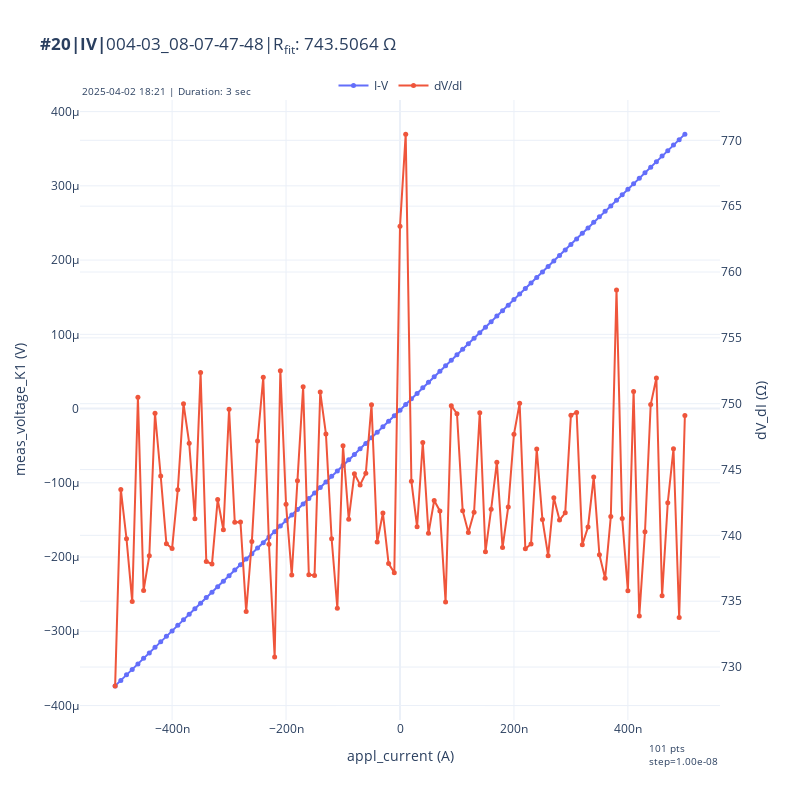

The code cell stored with this chart in its notebook:
### Code cell
I = 0.5e-6
# I = 10e-9
appl_current(-I)
K2440.output(1)
sleep(1)

exp = qc.new_experiment('IV', sample_name='004-03_08-07-47-48')
# exp = qc.new_experiment('IV', sample_name=f'002-01_20-21-31-32@({Mag_x*1e3:.2f},{Mag_y*1e3:.2f},{Mag_z*1e3:.2f})mT')

dataid = do1d(appl_current, -I, I, 101, 0.01,meas_voltage_K1,)
# dataid = do1d(appl_current, 6e-6 , -6e-6, 251, 0.01, meas_voltage_K1)

appl_current(0)
K2440.output(0)
fig = plot_combined_iv_dvdi(dataid)
clear_output(wait=True)
print(f"R = {get_R_from_IV(dataid):.4f}")
fig
